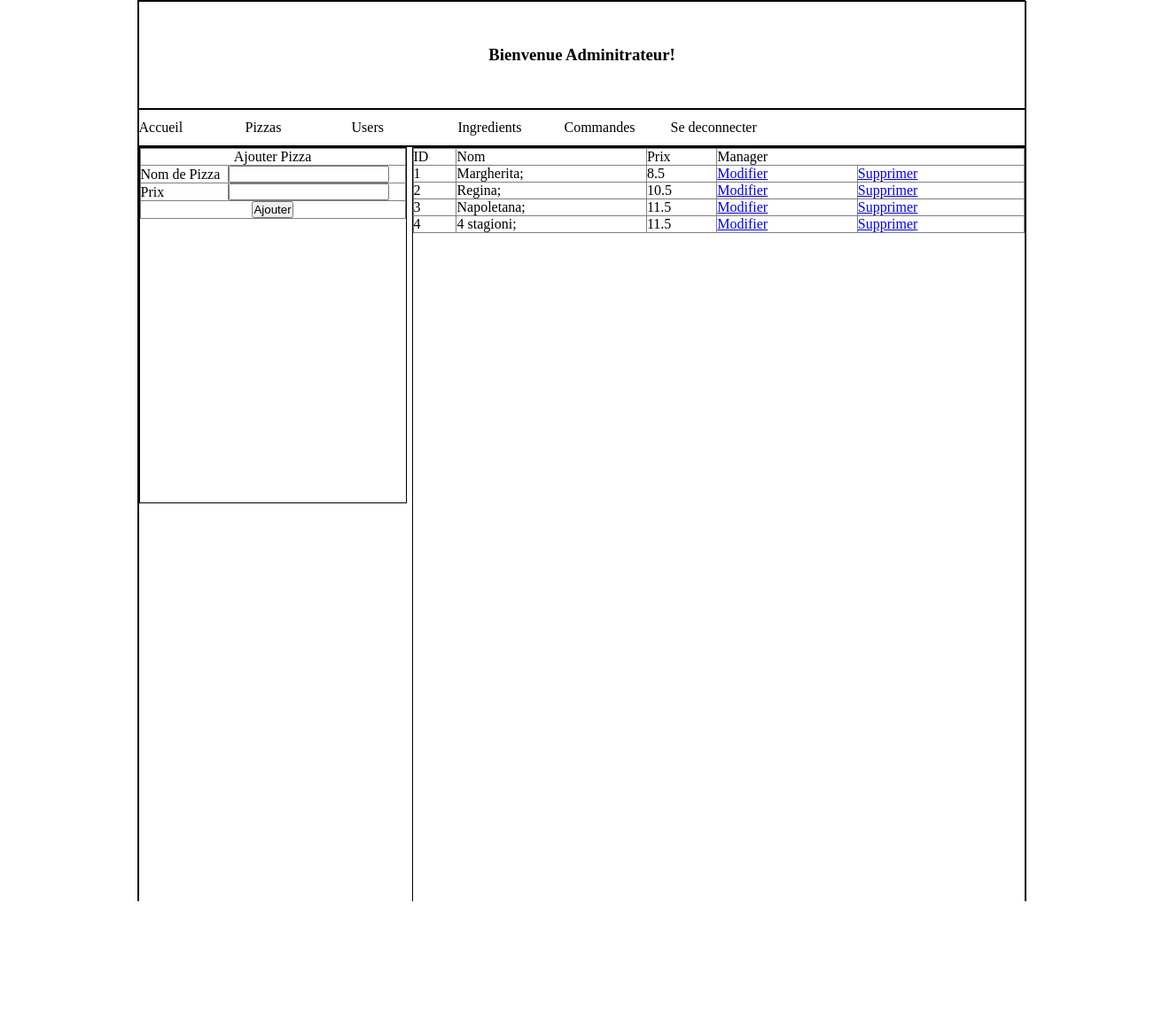
Page /admin/index.php?manager=quanlypizza&ac=ajouter (signed in) on the committed database.
### tables this page shows
CREATE TABLE `recettes` (
  `rid` int(11) NOT NULL,
  `nom` varchar(30) NOT NULL,
  `prix` float UNSIGNED NOT NULL
);

### admin/modules/pizza/enumerer.php (the view)
<?php
$query = "SELECT * FROM recettes ORDER BY rid ASC";
$data = $db->query($query);
?>
<table width="100%" border="1">
	<tr>
		<td>ID</td>
		<td>Nom</td>
		<td>Prix</td>
		<td colspan="2">Manager</td>
	</tr>
<?php
foreach ($data as $row) {
?>
	<tr>
		<td><?php echo $row['rid'] ?></td>
		<td><?php echo $row['nom'] ?>;</td>
		<td><?php echo $row['prix'] ?></td>
		<td><a href="index.php?manager=quanlypizza&ac=modifier&id=<?php echo $row['rid'] ?>">Modifier</td>
		<td><a href="modules/pizza/traiter.php?id=<?php echo $row['rid'] ?>">Supprimer</td>
	</tr>
<?php
}
?>
</table>

### admin/style/admin.css (style rules this page uses)
table { border-collapse: collapse; }
* { padding: 0; margin: 0; }

### rows in the picture
recettes: rid "1", nom "Margherita", prix "8.5"
recettes: rid "2", nom "Regina", prix "10.5"
recettes: rid "3", nom "Napoletana", prix "11.5"
recettes: rid "4", nom "4 stagioni", prix "11.5"
